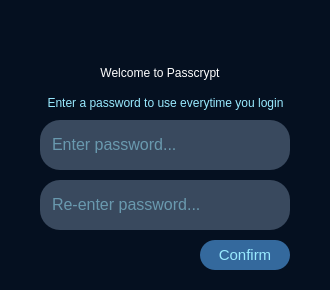
<?xml version="1.0" encoding="UTF-8"?>
<ui version="4.0">
 <class>signupDialog</class>
 <widget class="QDialog" name="signupDialog">
  <property name="geometry">
   <rect>
    <x>0</x>
    <y>0</y>
    <width>330</width>
    <height>290</height>
   </rect>
  </property>
  <property name="sizePolicy">
   <sizepolicy hsizetype="Fixed" vsizetype="Fixed">
    <horstretch>0</horstretch>
    <verstretch>0</verstretch>
   </sizepolicy>
  </property>
  <property name="minimumSize">
   <size>
    <width>330</width>
    <height>290</height>
   </size>
  </property>
  <property name="maximumSize">
   <size>
    <width>330</width>
    <height>290</height>
   </size>
  </property>
  <property name="windowTitle">
   <string>Sign up</string>
  </property>
  <property name="styleSheet">
   <string notr="true">background-color: rgb(5, 16, 32);
border-radius: 20px;</string>
  </property>
  <widget class="QLabel" name="welcomeLabel">
   <property name="geometry">
    <rect>
     <x>90</x>
     <y>60</y>
     <width>140</width>
     <height>25</height>
    </rect>
   </property>
   <property name="font">
    <font>
     <pointsize>9</pointsize>
    </font>
   </property>
   <property name="layoutDirection">
    <enum>Qt::LeftToRight</enum>
   </property>
   <property name="styleSheet">
    <string notr="true">color: rgb(255, 255, 255);</string>
   </property>
   <property name="text">
    <string>Welcome to Passcrypt</string>
   </property>
   <property name="alignment">
    <set>Qt::AlignCenter</set>
   </property>
  </widget>
  <widget class="QFrame" name="logoFrame">
   <property name="geometry">
    <rect>
     <x>100</x>
     <y>10</y>
     <width>120</width>
     <height>51</height>
    </rect>
   </property>
   <property name="styleSheet">
    <string notr="true">image: url(:/images/Passcrypt logo.png);</string>
   </property>
   <property name="frameShape">
    <enum>QFrame::StyledPanel</enum>
   </property>
   <property name="frameShadow">
    <enum>QFrame::Raised</enum>
   </property>
  </widget>
  <widget class="QPushButton" name="confirmButton">
   <property name="geometry">
    <rect>
     <x>200</x>
     <y>240</y>
     <width>90</width>
     <height>30</height>
    </rect>
   </property>
   <property name="font">
    <font>
     <pointsize>11</pointsize>
    </font>
   </property>
   <property name="styleSheet">
    <string notr="true">QPushButton {
	border-radius: 15px;
    background-color: #34699D;
	color: #99EAFF;
}

QPushButton:hover {
    background-color: #3B77B3;
}

QPushButton:pressed{
	background-color: #34699D;
}</string>
   </property>
   <property name="text">
    <string>Confirm</string>
   </property>
  </widget>
  <widget class="QFrame" name="reenterFrame">
   <property name="geometry">
    <rect>
     <x>40</x>
     <y>180</y>
     <width>250</width>
     <height>50</height>
    </rect>
   </property>
   <property name="styleSheet">
    <string notr="true">background-color: #39495E;
border-radius: 20px;</string>
   </property>
   <property name="frameShape">
    <enum>QFrame::StyledPanel</enum>
   </property>
   <property name="frameShadow">
    <enum>QFrame::Raised</enum>
   </property>
   <widget class="QLineEdit" name="reenterLineEdit">
    <property name="geometry">
     <rect>
      <x>10</x>
      <y>9</y>
      <width>230</width>
      <height>30</height>
     </rect>
    </property>
    <property name="font">
     <font>
      <pointsize>12</pointsize>
     </font>
    </property>
    <property name="styleSheet">
     <string notr="true">QLineEdit{
	color: rgba(153, 234, 255, 255);
	border: no-border;
}

QLineEdit[text=&quot;&quot;]{
	color: rgba(153, 234, 255, 70);
}</string>
    </property>
    <property name="echoMode">
     <enum>QLineEdit::Password</enum>
    </property>
    <property name="alignment">
     <set>Qt::AlignLeading|Qt::AlignLeft|Qt::AlignVCenter</set>
    </property>
    <property name="placeholderText">
     <string>Re-enter password...</string>
    </property>
   </widget>
  </widget>
  <widget class="QFrame" name="enterFrame">
   <property name="geometry">
    <rect>
     <x>40</x>
     <y>120</y>
     <width>250</width>
     <height>50</height>
    </rect>
   </property>
   <property name="styleSheet">
    <string notr="true">background-color: #39495E;
border-radius: 20px;</string>
   </property>
   <property name="frameShape">
    <enum>QFrame::StyledPanel</enum>
   </property>
   <property name="frameShadow">
    <enum>QFrame::Raised</enum>
   </property>
   <widget class="QLineEdit" name="enterLineEdit">
    <property name="geometry">
     <rect>
      <x>10</x>
      <y>9</y>
      <width>230</width>
      <height>30</height>
     </rect>
    </property>
    <property name="font">
     <font>
      <pointsize>12</pointsize>
     </font>
    </property>
    <property name="styleSheet">
     <string notr="true">QLineEdit{
	color: rgba(153, 234, 255, 255);
	border: no-border;
}

QLineEdit[text=&quot;&quot;]{
	color: rgba(153, 234, 255, 70);
}</string>
    </property>
    <property name="echoMode">
     <enum>QLineEdit::Password</enum>
    </property>
    <property name="alignment">
     <set>Qt::AlignLeading|Qt::AlignLeft|Qt::AlignVCenter</set>
    </property>
    <property name="placeholderText">
     <string>Enter password...</string>
    </property>
   </widget>
  </widget>
  <widget class="QLabel" name="enterLabel">
   <property name="geometry">
    <rect>
     <x>40</x>
     <y>90</y>
     <width>251</width>
     <height>25</height>
    </rect>
   </property>
   <property name="font">
    <font>
     <pointsize>9</pointsize>
    </font>
   </property>
   <property name="layoutDirection">
    <enum>Qt::LeftToRight</enum>
   </property>
   <property name="styleSheet">
    <string notr="true">color: rgb(153, 234, 255);</string>
   </property>
   <property name="text">
    <string>Enter a password to use everytime you login</string>
   </property>
   <property name="alignment">
    <set>Qt::AlignCenter</set>
   </property>
  </widget>
 </widget>
 <tabstops>
  <tabstop>enterLineEdit</tabstop>
  <tabstop>reenterLineEdit</tabstop>
  <tabstop>confirmButton</tabstop>
 </tabstops>
 <resources/>
 <connections/>
</ui>
